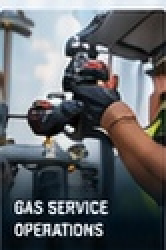
#> input picture assets/card_1_gas_service_operations.jpg, 83 x 125 px, given in place of United Gas Solutions Homepage.png, which was not available (shown 2 times larger)
$ python extract_assets.py
#> lines starting #> are read from the running program, lines starting #| are printed output that depends on the picture; pictures that were not available may be replaced by others from this repository, and a replacement may not be noted
from PIL import Image

src = "/Users/juanpablogomez/Downloads/United Gas Solutions Homepage.png"
img = Image.open(src)
#> img is the input picture: PIL image 83x125 RGB; mean R, G, B 98.3, 101, 104.6
w, h = img.size
#> w = 83; h = 125

# Let's write precision extraction functions
# 1. Logo from header
# Let's crop header logo around x=20..130, y=5..30
logo = img.crop((20, 5, 135, 33))
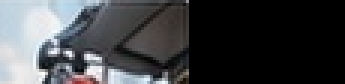
#> logo: PIL image 115x28 RGB (shown 3 times larger); mean R, G, B 65.9, 67.6, 70.2
logo.save("assets/ugs_logo.png")

# 2. Hero background/worker
# Hero section is roughly y=0 to y=308. Full width.
hero = img.crop((0, 0, w, 308))
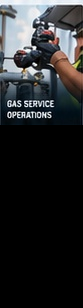
#> hero: PIL image 83x308 RGB; mean R, G, B 39.9, 41, 42.4
hero.save("assets/hero_banner.jpg", quality=95)

# Hero worker detail crop (just in case)
hero_worker = img.crop((320, 50, 570, 300))
#> hero_worker: PIL image 250x250 RGB; every value is 0
hero_worker.save("assets/hero_worker.jpg", quality=95)

# 3. Who We Are - Technician working on gas meters
# In y=355 to 575. Left photo is roughly x=20..350, y=365..565
who_we_are_worker = img.crop((0, 355, 350, 575))
#> who_we_are_worker: PIL image 350x220 RGB; every value is 0
who_we_are_worker.save("assets/who_we_are_technician.jpg", quality=95)

# 4. The 8 services cards
# Services section is y=620 to 745
# There are 8 cards across width 724.
# Card width is around 80-85px, with gaps.
# Let's crop the full services band first, and individual cards
services_band = img.crop((0, 615, w, 750))
#> services_band: PIL image 83x135 RGB; every value is 0
services_band.save("assets/services_band.jpg", quality=95)

# Let's check card boundaries:
# Margin left ~15px, card width ~82px, gap ~5px:
# 15 + 8*(82+5) ~ 711
card_y1 = 620
card_y2 = 745
card_w = 82
card_gap = 5
start_x = 15

service_names = [
    "gas_service_operations",
    "meter_services",
    "turn_ons_reconnects",
    "disconnect_shutoff",
    "meter_renewals",
    "field_inspections",
    "utility_workforce_support",
    "managed_field_operations"
]

# We can crop the photo area of each card (excluding the text label or including it)
for i, name in enumerate(service_names):
    # let's crop just the photo (top of card)
    cx1 = int(15 + i * 87.2)
    cx2 = int(cx1 + 83)
    card_full = img.crop((cx1, card_y1, cx2, card_y2))
    card_full.save(f"assets/card_{i+1}_{name}.jpg", quality=95)
    # also just the photo part (card_y1 to card_y1 + 95)
    card_photo = img.crop((cx1, card_y1, cx2, card_y1 + 92))
    card_photo.save(f"assets/service_{i+1}_{name}_photo.jpg", quality=95)

# 5. Safety & Compliance Section
# y=755 to 975
safety_bg = img.crop((0, 755, w, 975))
#> safety_bg: PIL image 83x220 RGB; every value is 0
safety_bg.save("assets/safety_section.jpg", quality=95)

# Safety worker crop
safety_worker = img.crop((260, 755, 520, 975))
#> safety_worker: PIL image 260x220 RGB; every value is 0
safety_worker.save("assets/safety_worker.jpg", quality=95)

# Veriforce logo crop
veriforce_logo = img.crop((545, 765, 660, 805))
#> veriforce_logo: PIL image 115x40 RGB; every value is 0
veriforce_logo.save("assets/veriforce_logo.png")

# 6. Technology-Powered Operations
# y=975 to 1145
tech_bg = img.crop((0, 975, w, 1145))
#> tech_bg: PIL image 83x170 RGB; every value is 0
tech_bg.save("assets/tech_operations_bg.jpg", quality=95)

# Center dispatcher photo
tech_dispatcher = img.crop((230, 980, 580, 1145))
#> tech_dispatcher: PIL image 350x165 RGB; every value is 0
tech_dispatcher.save("assets/tech_dispatcher.jpg", quality=95)

# 7. Built Differently & Map
# y=1145 to 1315
built_diff_bg = img.crop((0, 1145, 360, 1315))
#> built_diff_bg: PIL image 360x170 RGB; every value is 0
built_diff_bg.save("assets/built_differently_crew.jpg", quality=95)

us_map = img.crop((520, 1150, 715, 1290))
#> us_map: PIL image 195x140 RGB; every value is 0
us_map.save("assets/us_map_coverage.png")

# 8. Utility & Infrastructure Partners
# y=1315 to 1465
partners_facility = img.crop((570, 1320, 724, 1465))
#> partners_facility: PIL image 154x145 RGB; every value is 0
partners_facility.save("assets/utility_partners_facility.jpg", quality=95)

# 9. Performance stats background
perf_bg = img.crop((0, 1465, w, 1545))
#> perf_bg: PIL image 83x80 RGB; every value is 0
perf_bg.save("assets/performance_stats_bg.jpg", quality=95)

# 10. Careers Section
# y=1545 to 1680
#> (the run stopped early here; a loop or call above may not have finished)

$ run again, on assets/card_5_meter_renewals.jpg
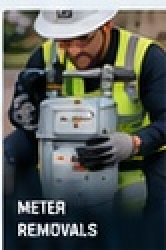
#> input picture assets/card_5_meter_renewals.jpg, 83 x 125 px, given in place of United Gas Solutions Homepage.png, which was not available (shown 2 times larger)
#> img is the input picture: PIL image 83x125 RGB; mean R, G, B 87.3, 92.1, 87.1
#> `logo = img.crop((20, 5, 135, 33))`:
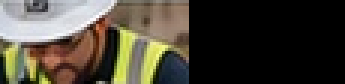
#> logo: PIL image 115x28 RGB (shown 3 times larger); mean R, G, B 73.3, 67.9, 56.1
#> `hero = img.crop((0, 0, w, 308))`:
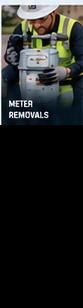
#> hero: PIL image 83x308 RGB; mean R, G, B 35.4, 37.4, 35.3
#> hero_worker: PIL image 250x250 RGB; every value is 0
#> who_we_are_worker: PIL image 350x220 RGB; every value is 0
#> services_band: PIL image 83x135 RGB; every value is 0
#> safety_bg: PIL image 83x220 RGB; every value is 0
#> safety_worker: PIL image 260x220 RGB; every value is 0
#> veriforce_logo: PIL image 115x40 RGB; every value is 0
#> tech_bg: PIL image 83x170 RGB; every value is 0
#> tech_dispatcher: PIL image 350x165 RGB; every value is 0
#> built_diff_bg: PIL image 360x170 RGB; every value is 0
#> us_map: PIL image 195x140 RGB; every value is 0
#> partners_facility: PIL image 154x145 RGB; every value is 0
#> perf_bg: PIL image 83x80 RGB; every value is 0

$ run again, on assets/card_6_field_inspections.jpg
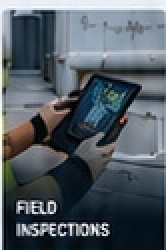
#> input picture assets/card_6_field_inspections.jpg, 83 x 125 px, given in place of United Gas Solutions Homepage.png, which was not available (shown 2 times larger)
#> img is the input picture: PIL image 83x125 RGB; mean R, G, B 82.3, 91.5, 99.4
#> `logo = img.crop((20, 5, 135, 33))`:
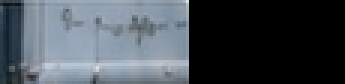
#> logo: PIL image 115x28 RGB (shown 3 times larger); mean R, G, B 70.1, 77.4, 84.7
#> `hero = img.crop((0, 0, w, 308))`:
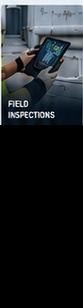
#> hero: PIL image 83x308 RGB; mean R, G, B 33.4, 37.1, 40.3
#> hero_worker: PIL image 250x250 RGB; every value is 0
#> who_we_are_worker: PIL image 350x220 RGB; every value is 0
#> services_band: PIL image 83x135 RGB; every value is 0
#> safety_bg: PIL image 83x220 RGB; every value is 0
#> safety_worker: PIL image 260x220 RGB; every value is 0
#> veriforce_logo: PIL image 115x40 RGB; every value is 0
#> tech_bg: PIL image 83x170 RGB; every value is 0
#> tech_dispatcher: PIL image 350x165 RGB; every value is 0
#> built_diff_bg: PIL image 360x170 RGB; every value is 0
#> us_map: PIL image 195x140 RGB; every value is 0
#> partners_facility: PIL image 154x145 RGB; every value is 0
#> perf_bg: PIL image 83x80 RGB; every value is 0

$ run again, on assets/card_7_utility_workforce_support.jpg
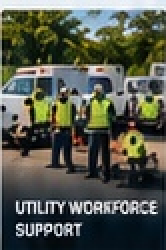
#> input picture assets/card_7_utility_workforce_support.jpg, 83 x 125 px, given in place of United Gas Solutions Homepage.png, which was not available (shown 2 times larger)
#> img is the input picture: PIL image 83x125 RGB; mean R, G, B 84.1, 87.5, 76.2
#> `logo = img.crop((20, 5, 135, 33))`:
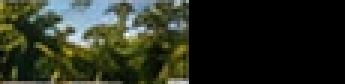
#> logo: PIL image 115x28 RGB (shown 3 times larger); mean R, G, B 41.7, 46.6, 33
#> `hero = img.crop((0, 0, w, 308))`:
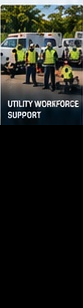
#> hero: PIL image 83x308 RGB; mean R, G, B 34.1, 35.5, 30.9
#> hero_worker: PIL image 250x250 RGB; every value is 0
#> who_we_are_worker: PIL image 350x220 RGB; every value is 0
#> services_band: PIL image 83x135 RGB; every value is 0
#> safety_bg: PIL image 83x220 RGB; every value is 0
#> safety_worker: PIL image 260x220 RGB; every value is 0
#> veriforce_logo: PIL image 115x40 RGB; every value is 0
#> tech_bg: PIL image 83x170 RGB; every value is 0
#> tech_dispatcher: PIL image 350x165 RGB; every value is 0
#> built_diff_bg: PIL image 360x170 RGB; every value is 0
#> us_map: PIL image 195x140 RGB; every value is 0
#> partners_facility: PIL image 154x145 RGB; every value is 0
#> perf_bg: PIL image 83x80 RGB; every value is 0
